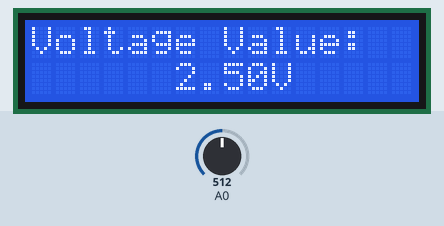
Bench run of a sketch on a simulated Arduino Uno, built with avr-gcc and run on an emulated ATmega328P. Shown: 16×2 character LCD. The inputs (shaded band) are chosen by the test bench; at power-on: A0 = 512. What the sketch prints to the serial monitor is not drawn.

Above: at 1.2 s.
1.3 s: A0 set to 716
At 2.4 s:
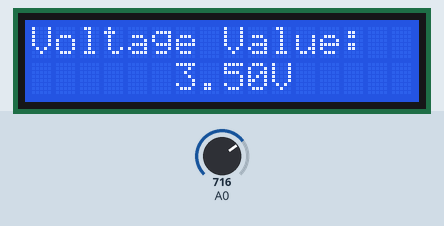
2.8 s: A0 set to 900
At 3.4 s:
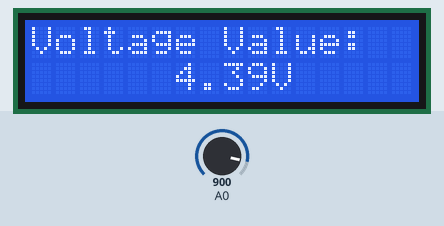
4.4 s: A0 set to 1023
At 5.1 s:
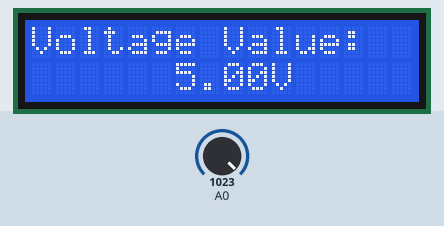
Timing chart, 0 to 7.4 s (numbered marks = the images above; inputs shaded):
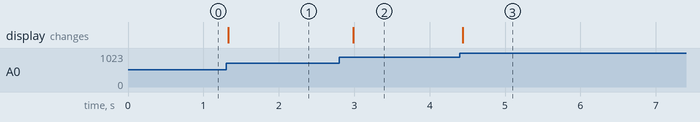

Measured:
- after the input at 1.3 s, the display: changes at once (image 1)
- after the input at 2.8 s, the display: changes after 0.19 s (image 2)
- after the input at 4.4 s, the display: changes at once (image 3)

The sketch:

voltmeter.ino
```cpp
#include <Wire.h>
#include <LiquidCrystal_I2C.h>

LiquidCrystal_I2C lcd(0x27,16,2);
float val = 0;

void setup() {
Serial.begin(9600);
lcd.init();
lcd.backlight();
lcd.print("Voltage Value: ");

}

void loop() {
val = analogRead(A0);
val =val/1024*5.0;
Serial.print(val);
Serial.print("V");
lcd.setCursor(6,1);
Serial.println();
lcd.setCursor(6,1);
lcd.print(val);
lcd.print("V");
delay(200);
}
```
